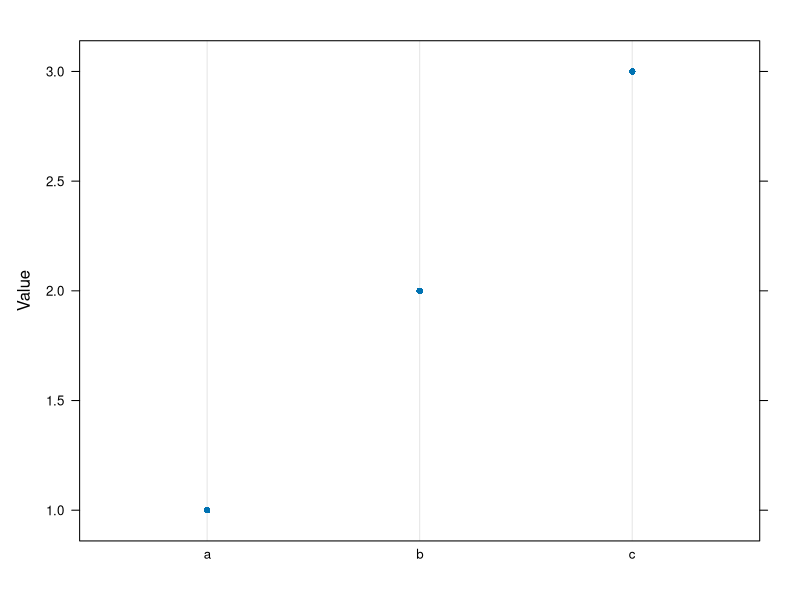
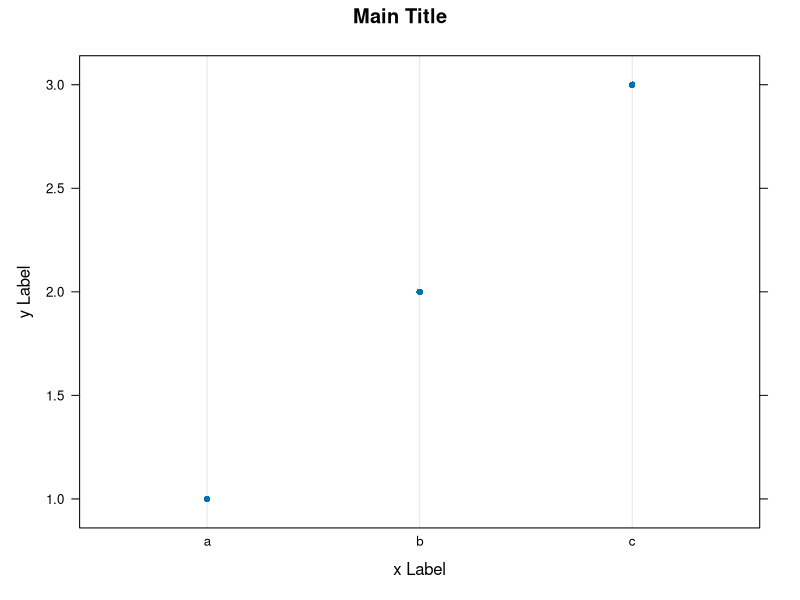
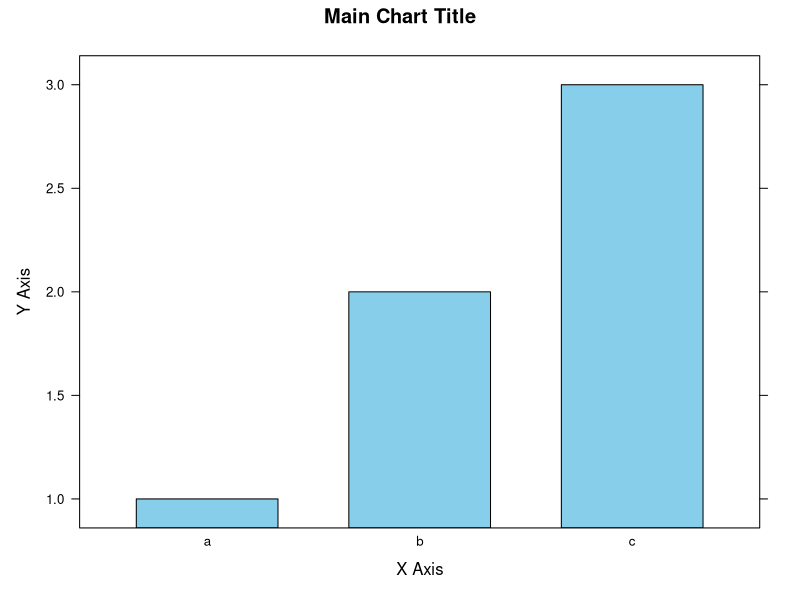

Write the R code that produced these figures, in order.
# Install Lattice package

install.packages("lattice")

# Load the package
library(lattice)

df <- data.frame(
  Name = c("a","b","c"),
  Value = c(1, 2, 3)
)

# Plot with defaults 
dotplot(
  x = Value ~ Name,
  data = df
)

# Plot with parameters
dotplot(
  x = Value ~ Name,
  data = df,
  main = "Main Title",
  xlab = "x Label",
  ylab = "y Label"
)

# Create a bar chart
barchart(
  x = Value ~ Name,
  data = df,
  col = "skyblue",
  main = "Main Chart Title",
  xlab = "X Axis",
  ylab = "Y Axis"
)